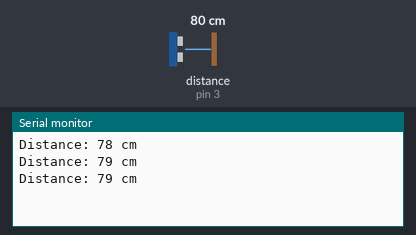
A sketch run on a simulated Arduino Uno, built with avr-gcc and run on an emulated ATmega328P. Shown: the last lines printed to the serial monitor. Wiring (inferred from the names in the program): ultrasonic range finder: trigger pin 2; echo pin 3. The inputs (shaded band) are chosen by the test bench; at power-on: distance to the obstacle (sensor on pin 3) 80 cm. The echo pulse lasts 58.3 µs per cm.

Above: at 1.3 s.
1.4 s: distance to the obstacle (sensor on pin 3) set to 2 cm
At 1.9 s:
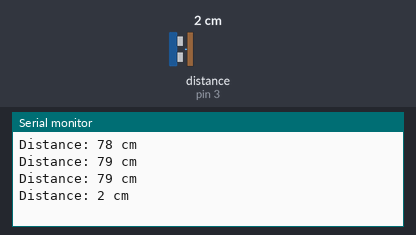
2.9 s: distance to the obstacle (sensor on pin 3) set to 4 cm
At 3.4 s:
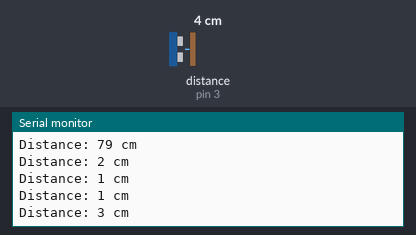
Timing chart, 0 to 5.9 s (numbered marks = the images above; inputs shaded):
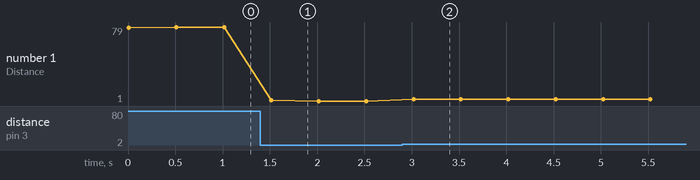

The sketch:

ultrasonic_sensor.ino
```cpp
// Define the pins used by the ultrasonic sensor
#define trigPin 2
#define echoPin 3

// Define variables for distance and duration
long duration;
int distance;

void setup() {
  // Initialize Serial communication
  Serial.begin(9600);

  // Set the trigPin as an OUTPUT and echoPin as an INPUT
  pinMode(trigPin, OUTPUT);
  pinMode(echoPin, INPUT);
}

void loop() {
  // Clear the trigPin
  digitalWrite(trigPin, LOW);
  delayMicroseconds(2);

  // Set the trigPin on HIGH state for 10 microseconds
  digitalWrite(trigPin, HIGH);
  delayMicroseconds(10);
  digitalWrite(trigPin, LOW);

  // Read the duration of the echo signal
  duration = pulseIn(echoPin, HIGH);

  // Calculate the distance in centimeters
  distance = duration * 0.034 / 2;

  // Print the distance on the Serial Monitor
  Serial.print("Distance: ");
  Serial.print(distance);
  Serial.println(" cm");

  // Wait for a short period of time before taking another measurement
  delay(500);
}
```

Measured:
- after the input at 1.4 s, the serial monitor: prints a new line after 0.12 s (image 1)
- after the input at 2.9 s, the serial monitor: prints a new line after 0.12 s (image 2)
- plotted number 1: 79 → 1 after the input at 1.4 s, 1 → 3 after the input at 2.9 s
